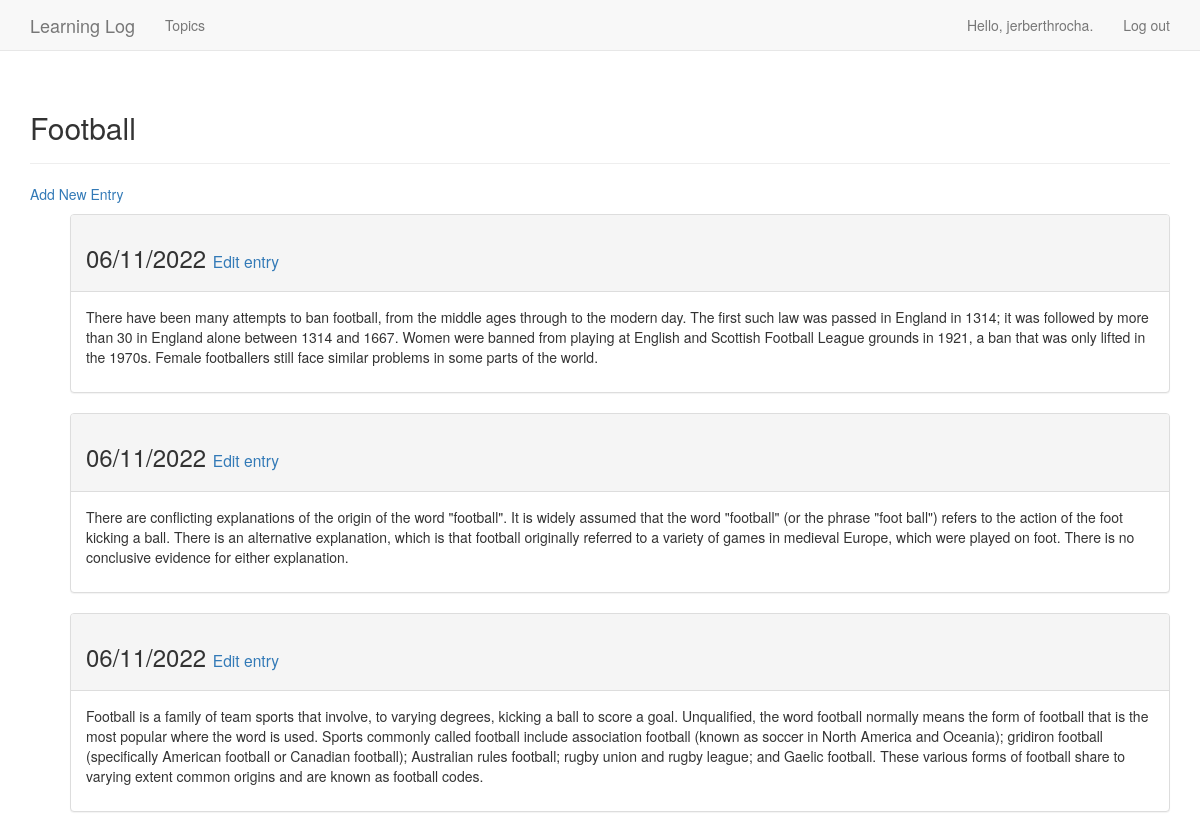
The page /topics/3/ (signed in) on the database its author committed.
### learning_logs/models.py (models this page shows, shortened)
class Topic(models.Model):
    text = models.CharField(max_length=200)
    date_added = models.DateTimeField(auto_now_add=True)
    owner = models.ForeignKey(User, on_delete=models.SET_NULL, null=True)
    def __str__(self) -> str:
        return self.text

class Entry(models.Model):
    topic = models.ForeignKey(Topic, on_delete=models.SET_NULL, null=True)
    text = models.TextField()
    date_added = models.DateTimeField(auto_now_add=True)
    class Meta:
        verbose_name_plural = 'Entries'

### learning_logs/views.py (the view)
# urls.py: path('topics/<int:topic_id>/', views.topic, name='topic'), # Página de detalhes para um único assunto
@login_required(login_url='users:login', redirect_field_name='next')
def topic(request, topic_id):
    topic = Topic.objects.get(id=topic_id)
    check_topic_owner(request, topic)
    entries = topic.entry_set.order_by('-date_added')
    context = {'topic': topic, 'entries': entries}
    return render(request, 'learning_logs/pages/topic.html', context)

### utils/check_topic_owner.py (called while the page is built)
def check_topic_owner(request, topic):
    if topic.owner != request.user:
        raise Http404

### learning_logs/templates/learning_logs/pages/topic.html
{% extends 'learning_logs/pages/base.html' %}
{% block header %}
    <h2>{{ topic }}</h2>
{% endblock header %}
{% block content %}
    <p><a href="{% url 'learning_logs:new_entry' topic.id %}">Add New Entry</a></p>
    <ul>
        {% for entry in entries %}
            <div class="panel panel-default">
                <div class="panel-heading">
                    <h3>
                        {{ entry.date_added | date:"d/m/Y" }}
                        <small> <a href="{% url 'learning_logs:edit_entry' entry.id %}"> Edit entry</a> </small>
                    </h3>
                </div>
                <div class="panel-body">
                    {{ entry.text|linebreaks }}
                </div>
            </div>
        {% empty %}
            <li>No topics have been added yet.</li>
        {% endfor %}
    </ul>
{% endblock content %}

### learning_logs/templates/learning_logs/pages/base.html (shortened to what this page needs)
{% load bootstrap3 %}
<!DOCTYPE html><html lang="en">
<head>
    {% bootstrap_css %}
</head>
<body>
    <nav class="navbar navbar-default navbar-static-top"> <div class="container">
        <div class="navbar-header">
            <a class="navbar-brand" href="{% url 'learning_logs:index' %}">Learning Log</a>
        </div>
        <div id="navbar" class="navbar-collapse collapse">
        <ul class="nav navbar-nav">
            <li>
                <a href="{% url 'learning_logs:topics' %}">Topics</a>
            </li>
        </ul>
        <ul class="nav navbar-nav navbar-right">
            {% if user.is_authenticated %}
                <li><a>Hello, {{ user.username }}.</a></li> <li><a href="{% url 'users:logout' %}">Log out</a></li>
            {% else %}
                <li><a href="{% url 'users:register' %}">Register</a></li> <li><a href="{% url 'users:login' %}">Log in</a></li>
            {% endif %}
        </ul> </div>
        </div>
    </nav>
    <div class="container">
        <div class="page-header">
            {% block header %}{% endblock header %}
        </div>
        <div>
            {% block content %}{% endblock content %}
        </div>
    </div>
</body>
</html>

### rows shown on the page
Topic: text "Football"
Entry: date_added "06/11/2022", text "There have been many attempts to ban football, from the middle ages through to the modern day. The first such law was passed in England in 1314; it was followed by more than 30 in England alone between 1314 and 1667. Women were banned from playing at English and Scottish Football League grounds in 1921, a ban that was only lifted in the 1970s. Female footballers still face similar problems in some parts of the world."
Entry: date_added "06/11/2022", text "There are conflicting explanations of the origin of the word \"football\". It is widely assumed that the word \"football\" (or the phrase \"foot ball\") refers to the action of the foot kicking a ball. There is an alternative explanation, which is that football originally referred to a variety of games in medieval Europe, which were played on foot. There is no conclusive evidence for either explanation."
Entry: date_added "06/11/2022", text "Football is a family of team sports that involve, to varying degrees, kicking a ball to score a goal. Unqualified, the word football normally means the form of football that is the most popular where the word is used. Sports commonly called football include association football (known as soccer in North America and Oceania); gridiron football (specifically American football or Canadian football); Australian rules football; rugby union and rugby league; and Gaelic football. These various forms of football share to varying extent common origins and are known as football codes."

### other values the page prints
{{ user.username }} "jerberthrocha"
